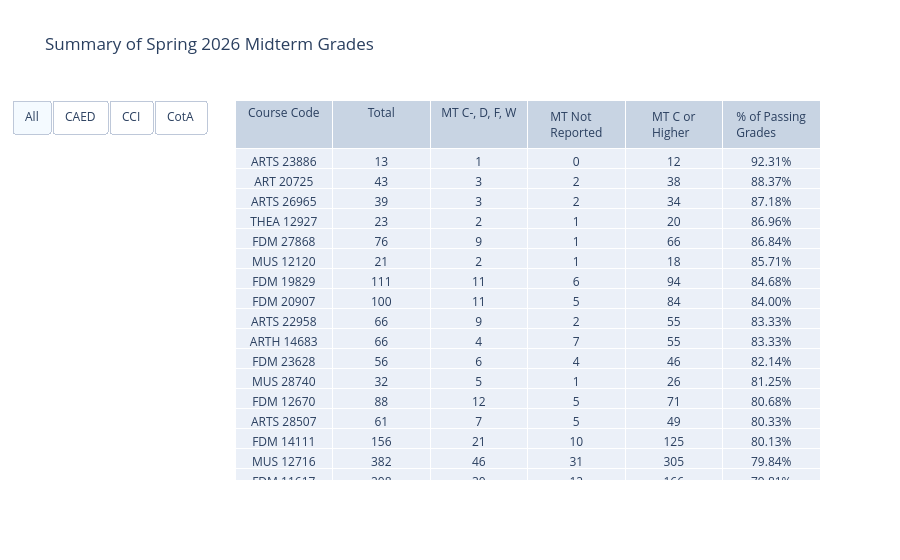

Notebook cell for this chart:
### Code cell
#Making Summary Table in Graph Objects Pt. 11 (Making a bunch of traces and the figure)
alltrace = go.Table(
    header = dict(values = ["Course Code", "Total", "MT C-, D, F, W", "MT Not Reported", "MT C or Higher", "% of Passing Grades"]),
    cells = dict(values=[allsummary["Course Code"], 
                        allsummary["Total Grades"], 
                        allsummary["MT C-, D, F, W"], 
                        allsummary["MT Not Reported"], 
                        allsummary["MT C or Higher"], 
                        allsummary["% of Passing Grades"]])
)

caedtrace = go.Table(
    header = dict(values = ["Course Code", "Total", "MT C-, D, F, W", "MT Not Reported", "MT C or Higher", "% of Passing Grades"]),
    cells = dict(values=[caedsummary["Course Code"], 
                        caedsummary["Total Grades"], 
                        caedsummary["MT C-, D, F, W"], 
                        caedsummary["MT Not Reported"], 
                        caedsummary["MT C or Higher"], 
                        caedsummary["% of Passing Grades"]])
)

ccitrace = go.Table(
    header = dict(values = ["Course Code", "Total", "MT C-, D, F, W", "MT Not Reported", "MT C or Higher", "% of Passing Grades"]),
    cells = dict(values=[ccisummary["Course Code"], 
                        ccisummary["Total Grades"], 
                        ccisummary["MT C-, D, F, W"], 
                        ccisummary["MT Not Reported"], 
                        ccisummary["MT C or Higher"], 
                        ccisummary["% of Passing Grades"]])
)

cotatrace = go.Table(
    header = dict(values = ["Course Code", "Total", "MT C-, D, F, W", "MT Not Reported", "MT C or Higher", "% of Passing Grades"]),
    cells = dict(values=[cotasummary["Course Code"], 
                        cotasummary["Total Grades"], 
                        cotasummary["MT C-, D, F, W"], 
                        cotasummary["MT Not Reported"], 
                        cotasummary["MT C or Higher"], 
                        cotasummary["% of Passing Grades"]])
)

layout = go.Layout(
    title=dict(text= "Summary of Spring 2026 Midterm Grades")
)

fig5 = go.Figure(data = [alltrace, caedtrace, ccitrace, cotatrace], layout = layout)

fig5.update_layout(updatemenus = [dict(
    type = "buttons",
    direction = "left",
    showactive = True,
    buttons = 
        list([dict(label = "All",
            method = "update",
            args = [{"visible":[True,False,False,False]}]),
        dict(label = "CAED",
            method = "update",
            args = [{"visible":[False,True,False,False]}]),
        dict(label = "CCI",
            method = "update",
            args = [{"visible":[False,False,True,False]}]),
        dict(label = "CotA",
            method = "update",
         args = [{"visible":[False,False,False,True]}])])
)])

fig5.show()

### Figure 1 — Plotly figure (JSON) as saved in the notebook; plotly's stock layout.template omitted (floating-point values rounded to 4 significant figures; data arrays with more than 128 entries replaced by an {"elided": "..."} marker saying what was removed)
{"data": [{"cells": {"values": {"elided": "6x90 mixed values"}}, "header": {"values": ["Course Code", "Total", "MT C-, D, F, W", "MT Not Reported", "MT C or Higher", "% of Passing Grades"]}, "type": "table"}, {"cells": {"values": [["ARCH 22860", "ARCS 12721", "ID 19670", "ID 19883", "CMGT 19400", "ARCH 13310", "ARCH 14775", "ARCS 11014", "CMGT 17964", "AED 22860", "CMGT 16841", "ARCH 16841", "ARCH 29604", "ARCH 19059", "ID 15409", "ARCH 15217", "CMGT 11015", "ID 13889", "ID 29543", "CMGT 21745", "ARCH 14841"], [22, 10, 56, 68, 97, 98, 84, 12, 103, 11, 68, 348, 87, 27, 61, 152, 39, 57, 68, 129, 101], [1, 0, 5, 4, 8, 9, 6, 2, 12, 1, 6, 43, 11, 5, 11, 18, 5, 8, 9, 23, 18], [1, 1, 2, 5, 5, 6, 7, 0, 6, 1, 7, 26, 7, 1, 3, 17, 4, 6, 8, 10, 9], [20, 9, 49, 59, 84, 83, 71, 10, 85, 9, 55, 279, 69, 21, 47, 117, 30, 43, 51, 96, 74], ["90.91%", "90.00%", "87.50%", "86.76%", "86.60%", "84.69%", "84.52%", "83.33%", "82.52%", "81.82%", "80.88%", "80.17%", "79.31%", "77.78%", "77.05%", "76.97%", "76.92%", "75.44%", "75.00%", "74.42%", "73.27%"]]}, "header": {"values": ["Course Code", "Total", "MT C-, D, F, W", "MT Not Reported", "MT C or Higher", "% of Passing Grades"]}, "type": "table"}, {"cells": {"values": {"elided": "6x26 mixed values"}}, "header": {"values": ["Course Code", "Total", "MT C-, D, F, W", "MT Not Reported", "MT C or Higher", "% of Passing Grades"]}, "type": "table"}, {"cells": {"values": {"elided": "6x43 mixed values"}}, "header": {"values": ["Course Code", "Total", "MT C-, D, F, W", "MT Not Reported", "MT C or Higher", "% of Passing Grades"]}, "type": "table"}], "layout": {"title": {"text": "Summary of Spring 2026 Midterm Grades"}, "updatemenus": [{"buttons": [{"args": [{"visible": [true, false, false, false]}], "label": "All", "method": "update"}, {"args": [{"visible": [false, true, false, false]}], "label": "CAED", "method": "update"}, {"args": [{"visible": [false, false, true, false]}], "label": "CCI", "method": "update"}, {"args": [{"visible": [false, false, false, true]}], "label": "CotA", "method": "update"}], "direction": "left", "showactive": true, "type": "buttons"}]}}
